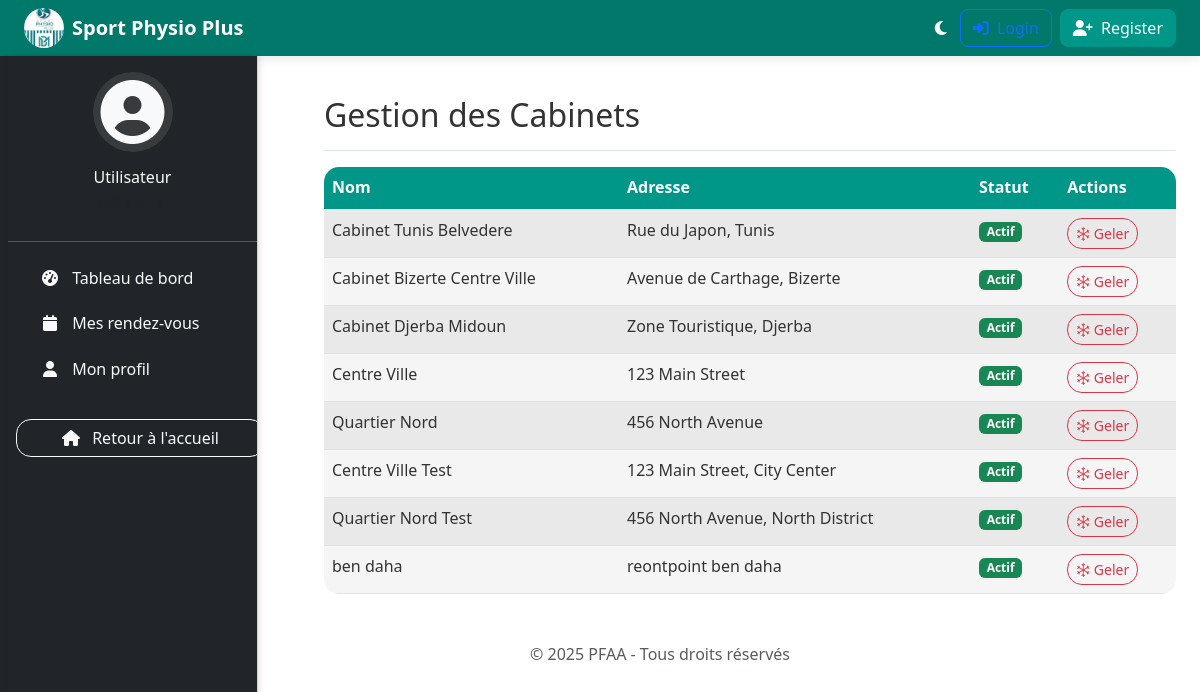
The page /admin/locations.php on the database its author committed.
### tables this page shows
CREATE TABLE `locations` (
  `id` int(11) NOT NULL,
  `name` varchar(255) NOT NULL,
  `address` varchar(255) DEFAULT NULL,
  `status` enum('active','inactive') NOT NULL DEFAULT 'active'
);

### config/config.php (called while the page is built, shortened)
<?php
$base_url = '/pfaa/';
function url($path = '') {
    global $base_url;
    return $base_url . ltrim($path, '/');
}

### admin/locations.php (the view, shortened to what this page needs)
<?php
require '../config/db.php';
$locations = $pdo->query("SELECT * FROM locations")->fetchAll();
include '../partials/header.php';
?>
<div class="container-fluid">
    <div class="row">
        <div class="col-md-3 col-lg-2 d-md-block bg-dark sidebar collapse">
            <?php include '../partials/sidebar.php'; ?>
        </div>
        <main class="col-md-9 ms-sm-auto col-lg-10 px-md-4 py-4">
            <div class="d-flex justify-content-between flex-wrap flex-md-nowrap align-items-center pt-3 pb-2 mb-3 border-bottom">
                <h1 class="h2">Gestion des Cabinets</h1>
            </div>
            <div class="table-responsive">
                <table class="table table-striped table-hover">
                    <thead>
                        <tr>
                            <th>Nom</th>
                            <th>Adresse</th>
                            <th>Statut</th>
                            <th>Actions</th>
                        </tr>
                    </thead>
                    <tbody>
                        <?php foreach ($locations as $loc): ?>
                            <tr>
                                <td><?= htmlspecialchars($loc['name']) ?></td>
                                <td><?= htmlspecialchars($loc['address'] ?? '') ?></td>
                                <td>
                                    <span class="badge bg-<?= $loc['status'] === 'active' ? 'success' : 'secondary' ?>">
                                        <?= $loc['status'] === 'active' ? 'Actif' : 'Gelé' ?>
                                    </span>
                                </td>
                                <td>
                                    <form method="POST" class="d-inline">
                                        <?php if ($loc['status'] === 'active'): ?>
                                            <button type="submit" name="freeze_location" class="btn btn-sm btn-outline-danger" onclick="return confirm('Confirmer le gel de ce cabinet ?')">
                                                <i class="bi bi-snow"></i> Geler
                                            </button>
                                        <?php else: ?>
                                            <button type="submit" name="unfreeze_location" class="btn btn-sm btn-outline-success" onclick="return confirm('Confirmer la réactivation de ce cabinet ?')">
                                                <i class="bi bi-sun"></i> Réactiver
                                            </button>
                                        <?php endif; ?>
                                    </form>
                                </td>
                            </tr>
                        <?php endforeach; ?>
                    </tbody>
                </table>
            </div>
        </main>
    </div>
</div>
<?php include '../partials/footer.php'; ?>

### partials/header.php (shortened to what this page needs)
<?php
require_once __DIR__ . '/../config/config.php';
?>
<!DOCTYPE html>
<html lang="fr" data-bs-theme="light">
<head>
  <link href="https://cdn.jsdelivr.net/npm/bootstrap@5.3.3/dist/css/bootstrap.min.css" rel="stylesheet">
  <link href="https://cdnjs.cloudflare.com/ajax/libs/font-awesome/6.5.1/css/all.min.css" rel="stylesheet">
  <link href="https://cdn.jsdelivr.net/npm/bootstrap-icons@1.11.0/font/bootstrap-icons.css" rel="stylesheet">
  <link rel="stylesheet" href="<?php echo url('assets/css/theme.css'); ?>">
  <link rel="stylesheet" href="https://cdn.jsdelivr.net/npm/bootstrap-icons@1.10.5/font/bootstrap-icons.min.css">
</head>
<body class="<?php echo isset($_SESSION['loggedin']) && $_SESSION['loggedin'] ? 'has-sidebar' : ''; ?>">
  <nav class="navbar navbar-expand-lg">
    <div class="container-fluid">
      <div class="d-flex align-items-center">
        <a class="navbar-brand d-flex align-items-center" href="/pfaa/index.php">
          <img src="<?php echo url('assets/images/logo.jpg'); ?>" alt="Sport Physio Plus Logo" class="navbar-logo me-2">
          Sport Physio Plus
        </a>
      </div>
      <div class="d-flex align-items-center">
        <button id="theme-toggle" class="btn btn-link text-light" aria-label="Toggle theme">
          <i class="fas fa-moon"></i>
        </button>
        <?php
          $loggedIn = isset($_SESSION['loggedin']) && $_SESSION['loggedin'];
        ?>
        <div class="header-buttons">
          <?php if ($loggedIn): ?>
            <?php
              $role = $_SESSION['role'] ?? '';
              $dashboardUrl = '/pfaa/user_dashboard.php';
              if ($role === 'admin') $dashboardUrl = '/pfaa/admin_dashboard.php';
              elseif ($role === 'therapist') $dashboardUrl = '/pfaa/kine_dashboard.php';
            ?>
            <a href="<?= $dashboardUrl ?>" class="btn btn-success" title="Dashboard">
              <i class="fas fa-tachometer-alt me-1"></i> Dashboard
            </a>
            <a href="/pfaa/profile.php" class="btn btn-outline-primary" title="Profil">
              <i class="fas fa-user me-1"></i>
              <?php echo htmlspecialchars($_SESSION['name'] ?? 'Utilisateur'); ?>
            </a>
            <a href="/pfaa/logout.php" class="btn btn-outline-danger" title="Déconnexion">
              <i class="fas fa-sign-out-alt"></i>
            </a>
          <?php else: ?>
            <a href="/pfaa/login.php" class="btn btn-outline-primary">
              <i class="fas fa-sign-in-alt me-1"></i> Login
            </a>
            <a href="/pfaa/register.php" class="btn btn-primary">
              <i class="fas fa-user-plus me-1"></i> Register
            </a>
          <?php endif; ?>
        </div>
      </div>
    </div>
  </nav>
  <div class="main-content">
    <div class="container-fluid">
      <div class="row">
</body>
</html>

### partials/sidebar.php (shortened to what this page needs)
<?php
require_once __DIR__ . '/../config/config.php';
$role = $_SESSION['role'];
$current_path = str_replace($base_url, '', $_SERVER['REQUEST_URI']);
$current_path = ltrim($current_path, '/');
$admin_nav_items = [
    'admin_dashboard.php' => ['icon' => 'fas fa-tachometer-alt', 'text' => 'Tableau de bord'],
    'admin/users.php' => ['icon' => 'fas fa-users', 'text' => 'Gestion des utilisateurs'],
    'admin/therapists.php' => ['icon' => 'fas fa-user-md', 'text' => 'Gestion des kinés'],
    'admin/locations.php' => ['icon' => 'fas fa-map-marker-alt', 'text' => 'Gestion des lieux'],
    'admin/cancel_time.php' => ['icon' => 'fas fa-calendar-check', 'text' => 'cancel time'],
];
$kine_nav_items = [
    'kine_dashboard.php' => ['icon' => 'fas fa-tachometer-alt', 'text' => 'Tableau de bord'],
    'manage/bookFor.php' => ['icon' => 'fas fa-calendar-plus', 'text' => 'Créer un RDV'],
    'manage/searchClient.php' => ['icon' => 'fas fa-search', 'text' => 'Rechercher un patient'],
    'manage/createfor.php' => ['icon' => 'fas fa-user-plus', 'text' => 'Créer un compte'],
];
$client_nav_items = [
    'user_dashboard.php' => ['icon' => 'fas fa-tachometer-alt', 'text' => 'Tableau de bord'],
    './mes_rendezvous.php' => ['icon' => 'fas fa-calendar', 'text' => 'Mes rendez-vous'],
    'profile.php' => ['icon' => 'fas fa-user', 'text' => 'Mon profil'],
];
function isActivePage($page_path, $current_path) {
    return false;
}
?>
<nav class="col-md-3 col-lg-2 d-md-block bg-dark sidebar collapse" id="sidebarMenu">
    <div class="position-sticky pt-3">
        <a href="<?php echo url('profile.php'); ?>" class="text-decoration-none">
            <div class="text-center mb-4">
                <div class="user-avatar mb-3">
                    <i class="fas fa-user-circle fa-4x text-light"></i>
                </div>
                <h6 class="text-light mb-1">
                    <?php
                    switch($role) {
                        default:
                            echo 'Utilisateur';
                    }
                    ?>
                </h6>
                <small class="text-muted">
                </small>
            </div>
        </a>
        <hr class="text-light">
        <ul class="nav flex-column">
            <?php if ($role === 'admin'): ?>
                <?php foreach ($admin_nav_items as $path => $item): ?>
                    <li class="nav-item">
                        <a class="nav-link text-light <?php echo isActivePage($path, $current_path) ? 'active' : ''; ?>"
                           href="<?php echo url($path); ?>">
                            <i class="<?php echo $item['icon']; ?> me-2"></i>
                            <?php echo $item['text']; ?>
                        </a>
                    </li>
                <?php endforeach; ?>
                <?php
                    $is_kine_section_active = false;
                    foreach ($kine_nav_items as $path => $item) {
                        if (isActivePage($path, $current_path)) {
                            $is_kine_section_active = true;
                            break;
                        }
                    }
                ?>
                <li class="nav-item mt-3">
                    <a class="nav-link text-light" data-bs-toggle="collapse" href="#kineTabs" role="button"
                       aria-expanded="<?= $is_kine_section_active ? 'true' : 'false' ?>"
                       aria-controls="kineTabs">
                        <i class="fas fa-user-md me-2"></i>
                        Voir les onglets kiné
                    </a>
                    <div class="collapse <?= $is_kine_section_active ? 'show' : '' ?>" id="kineTabs">
                        <ul class="nav flex-column ms-3">
                            <?php foreach ($kine_nav_items as $page => $item): ?>
                                <li class="nav-item">
                                    <a class="nav-link text-light <?php echo isActivePage($page, $current_path) ? 'active' : ''; ?>"
                                       href="<?= url($page) ?>">
                                        <i class="<?= $item['icon'] ?> me-2"></i>
                                        <?= $item['text'] ?>
                                    </a>
                                </li>
                            <?php endforeach; ?>
                        </ul>
                    </div>
                </li>
            <?php else: ?>
                <?php foreach ($client_nav_items as $path => $item): ?>
                    <li class="nav-item">
                        <a class="nav-link text-light <?php echo isActivePage($path, $current_path) ? 'active' : ''; ?>"
                           href="<?php echo url($path); ?>">
                            <i class="<?php echo $item['icon']; ?> me-2"></i>
                            <?php echo $item['text']; ?>
                        </a>
                    </li>
                <?php endforeach; ?>
            <?php endif; ?>
        </ul>
        <div class="mt-4">
            <a href="<?= url('index.php') ?>" class="btn btn-outline-light w-100">
                <i class="fas fa-home me-2"></i>
                Retour à l'accueil
            </a>
        </div>
    </div>
</nav>

### partials/footer.php (shortened to what this page needs)
<?php
$currentYear = date('Y');
?>
<footer class="footer mt-auto py-3">
    <div class="container-fluid">
        <div class="row">
            <div class="col-12 text-center">
                <span class="text-muted">
                    &copy; <?= $currentYear ?> PFAA - Tous droits réservés
                </span>
            </div>
        </div>
    </div>
</footer>
</body>
</html>

### assets/css/theme.css (style rules this page uses)
:root { --primary: #009688; --primary-light: #B2DFDB; --primary-dark: #00796B; --secondary: #B2DFDB; --secondary-light: #E0F2F1; --secondary-dark: #004D40; --accent: #2B7A78; --accent-light: #3AAFA9; --accent-dark: #17252A; --success: #28a745; --warning: #ffc107; --danger: #dc3545; --info: #17a2b8; --text: #333333; --text-light: #666666; --text-lighter: #999999; --bg-light: #FFFFFF; --bg-dark: #121212; --bg-card: #F5F5F5; --border: #00796B; --border-light: #B2DFDB; --border-dark: #3AAFA9; --sidebar-bg: #f8f9fa; --sidebar-text: #1a1a1a; --sidebar-hover: #e9ecef; --sidebar-active: #2B7A78; --sidebar-icon: #6c757d; --card-bg: #ffffff; --card-border: #e9ecef; --card-shadow: rgba(0, 0, 0, 0.1); --shadow: rgba(0, 0, 0, 0.1); --shadow-dark: rgba(255, 255, 255, 0.1); --hover: #005F56; --hover-light: #E0F2F1; --hover-dark: #004D40; }
body { font-family: 'Segoe UI', Tahoma, Geneva, Verdana, sans-serif; line-height: 1.6; min-height: 100vh; display: flex; flex-direction: column; padding-top: 56px; color: var(--text); background-color: var(--bg-light); overflow-x: hidden; transition: background-color 0.3s ease, color 0.3s ease; }
.sidebar { position: fixed; top: 56px; left: 0; height: calc(100vh - 56px); z-index: 1040; padding: 0; box-shadow: 2px 0 5px var(--shadow); transition: all 0.3s ease; width: 250px; background-color: var(--bg-card); overflow-y: auto; border-right: 1px solid var(--border-light); }
.sidebar .nav-link { color: var(--text); border-radius: 15px; margin: 0.25rem 0.5rem; transition: all 0.3s ease-in-out; }
.sidebar .nav-link i { margin-right: 0.5rem; width: 1.25rem; text-align: center; }
.sidebar .user-avatar { width: 80px; height: 80px; margin: 0 auto; border-radius: 50%; background-color: rgba(255, 255, 255, 0.1); display: flex; align-items: center; justify-content: center; }
.sidebar .user-avatar i { color: #fff; }
.sidebar .position-sticky { height: 100vh; padding-top: 1rem; overflow-y: auto; }
.sidebar .nav-item { margin-bottom: 0.25rem; }
.sidebar .nav-item .nav-link { border-radius: 0.25rem; margin: 0 0.5rem; }
.sidebar .btn-outline-light { margin: 0 0.5rem; }
.sidebar .collapse { margin-left: 0.5rem; }
.sidebar .collapse .nav-link { padding-left: 1.5rem; }
.navbar { background-color: var(--primary-dark); padding: 0.5rem 1rem; box-shadow: 0 2px 10px var(--shadow); transition: all 0.3s ease; z-index: 1030; width: 100%; position: fixed; top: 0; left: 0; height: 56px; }
.navbar-brand { color: white; font-weight: 600; }
.nav-link { color: white; padding: 0.5rem 1rem; transition: color 0.3s ease-in-out; }
.navbar-logo { height: 40px; width: 40px; object-fit: cover; border-radius: 50%; display: inline-block; vertical-align: middle; }
.header-buttons { display: flex; align-items: center; gap: 0.5rem; }
.header-buttons .btn { padding: 0.375rem 0.75rem; border-radius: 0.5rem; transition: all 0.3s ease; }
.main-content { margin-left: 120px; transition: all 0.3s ease; min-height: calc(100vh - 56px); }
.container-fluid { padding-left: 0.5rem; padding-right: 0.5rem; }
.row { margin-left: -0.5rem; margin-right: -0.5rem; }
.table { border-radius: 15px; overflow: hidden; border-collapse: separate; border-spacing: 0; margin-bottom: 0.5rem; }
.table td, .table th { padding: 0.5rem; }
.table th { background-color: var(--primary); color: white; font-weight: 600; }
.table td { background-color: var(--bg-card); color: var(--text); }
.btn { border-radius: 15px; transition: all 0.3s ease-in-out; font-weight: 500; }
.btn-primary { background-color: var(--primary); border-color: var(--primary); }
.border-bottom { border-color: var(--bs-border-color) !important; }

### rows shown on the page
locations: name "Cabinet Tunis Belvedere", address "Rue du Japon, Tunis", status "Actif"
locations: name "Cabinet Bizerte Centre Ville", address "Avenue de Carthage, Bizerte", status "Actif"
locations: name "Cabinet Djerba Midoun", address "Zone Touristique, Djerba", status "Actif"
locations: name "Centre Ville", address "123 Main Street", status "Actif"
locations: name "Quartier Nord", address "456 North Avenue", status "Actif"
locations: name "Centre Ville Test", address "123 Main Street, City Center", status "Actif"
locations: name "Quartier Nord Test", address "456 North Avenue, North District", status "Actif"
locations: name "ben daha", address "reontpoint ben daha", status "Actif"

### other values the page prints
$item['text'] "Tableau de bord"
$item['text'] "Mes rendez-vous"
$item['text'] "Mon profil"
